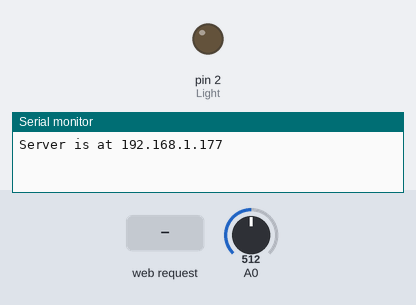
Simulated run of this sketch. Board: Arduino Uno, built for the host (arithmetic inside an expression is 32-bit, double 64-bit). Shown: output pins drawn as LEDs (lit = HIGH), the last lines printed to the serial monitor. Inputs (shaded band) come from the test bench; at power-on: A0 = 512. WiFi joins after 1.5 s; servers stay silent unless stated.

Above: at 1.2 s.
1.3 s: HTTP request GET /?on received
At 2.2 s:
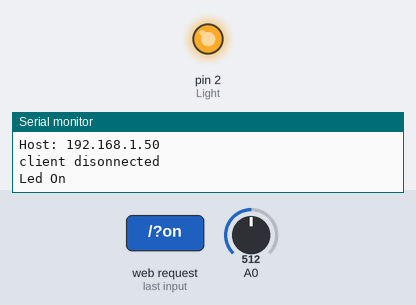
2.8 s: HTTP request GET /?off received
At 3.4 s:
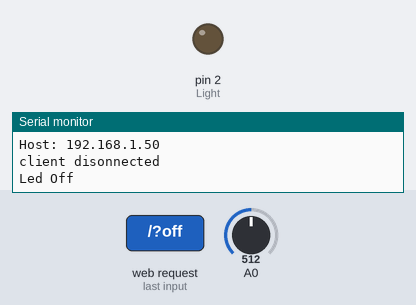
Timing chart, 0 to 5.8 s (numbered marks = the images above; inputs shaded):
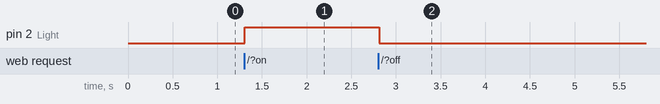

The sketch:

10.7-ArduinoWebServer.ino
```cpp
/*
OpenJumper WebServer Example
显示室内照度+开关灯控制
通过手机、平板、计算机等设备访问
Arduino Server，就看到当前室内光线照度
在A0引脚连接光敏模块，用于采集室内光线；在2号引脚连接LED模块。
http://www.openjumper.com/
http://x.openjumper.com/ethernet/
*/

#include <SPI.h>
#include <Ethernet.h>

byte mac[] = { 0xDE, 0xAD, 0xBE, 0xEF, 0xFE, 0xED };
IPAddress ip(192,168,1,177);
EthernetServer server(80);
EthernetClient client;
String readString;
int Light=2;

void setup() {
 // 初始化串口通信
  Serial.begin(9600);
  // 初始化Ethernet通信
  Ethernet.begin(mac, ip);
  server.begin();
  pinMode(Light,OUTPUT);
  Serial.print("Server is at ");
  Serial.println(Ethernet.localIP());
}

void loop() {
  // 监听连入的客户端
  client = server.available();
  if (client)
{
    Serial.println("new client");
    // 一次http请求结束都带有一个空行
    boolean currentLineIsBlank = true;
    while (client.connected()) {
      if (client.available())
{
        char c = client.read();
        //将收到的信息都保存在readString函数中
        readString += c;
        // if you've gotten to the end of the line (received a newline
        // character) and the line is blank, the http request has ended,
        // so you can send a reply
        if (c == '\n' && currentLineIsBlank)
{
          Serial.print(readString);
          // 发送HTML文本
          SendHTML();
          break;
        }
// 检测是否有换行符
        if (c == '\n') {
          // you're starting a new line
          currentLineIsBlank = true;
        }
// 检测是否有回车符
        else if (c != '\r')
{
          // you've gotten a character on the current line
          currentLineIsBlank = false;
        }
      }
    }
    // 等待浏览器接收数据
delay(1);

    //关闭连接
    client.stop();
Serial.println("client disonnected");

// 检查收到的信息中是否有”/?on”，有则开灯
if(readString.indexOf("/?on") >0)//checks for on
{
      digitalWrite(Light, HIGH);
      Serial.println("Led On");
}

// 检查收到的信息中是否有”/?off”，有则关灯
    if(readString.indexOf("/?off") >0)//checks for off
{
      digitalWrite(Light, LOW);    // set pin 4 low
      Serial.println("Led Off");
    }
    readString="";
  }
}

// 用于输出HTML文本的函数
void SendHTML()
{
// 发送标准的HTTP响应
client.println("HTTP/1.1 200 OK");
  client.println("Content-Type: text/html");
  client.println("Connection: close");
  client.println();
  client.println("<!DOCTYPE HTML>");
  client.println("<html>");
client.println("<head><title>OpenJumper!</title></head>");

// 每十秒刷新一次
client.println("<meta http-equiv=\"refresh\" content=\"10\">");
  client.println("<body>");
client.println("<div align=\"center\" style=\"border-style: dotted; font-size: 36px;\">");
  client.println("<div align=\"center\">");
  client.println("<strong>OpenJumper!<br />");
  client.println("Arduino Web Server<br /></strong>");
  client.println("</div><br />");
client.println("<div style=\"font-size: 30px;\">");

//显示室内光照度
  client.println("Light intensity: ");
  // 即将A0采集到的模拟值输出
  client.println(analogRead(A0));
  client.println("<br />");
  // on按钮
  client.println("<a href=\"/?on\" target=\"inlineframe\"><button>on</button></a>");
  client.println("&nbsp;");
  // off按钮
  client.println("<a href=\"/?off\" target=\"inlineframe\"><button>off</button></a>");
  client.println("<IFRAME name=inlineframe style=\"display:none\" >");
  client.println("</IFRAME>");
  client.println("<br /> ");
  client.println("</div><br />");
  client.println("<ahref=\"http://x.openjumper.com/ethernet/\">");
client.println("<imgsrc=\"http://www.openjumper.com/ad.jpg\"></a>");
  client.println("</div><p>");
  client.println("<a href=\"http://weibo.com/coloz/\">zhou</a>@");
  client.println("<a href=\"http://www.openjumper.com/\">OpenJumper</a></p>");
  client.println("</body>");
  client.println("</html>");
}
```

Measured:
- after the input at 1.3 s, pin 2 (Light): LOW → HIGH at once
- after the input at 2.8 s, pin 2 (Light): HIGH → LOW at once
